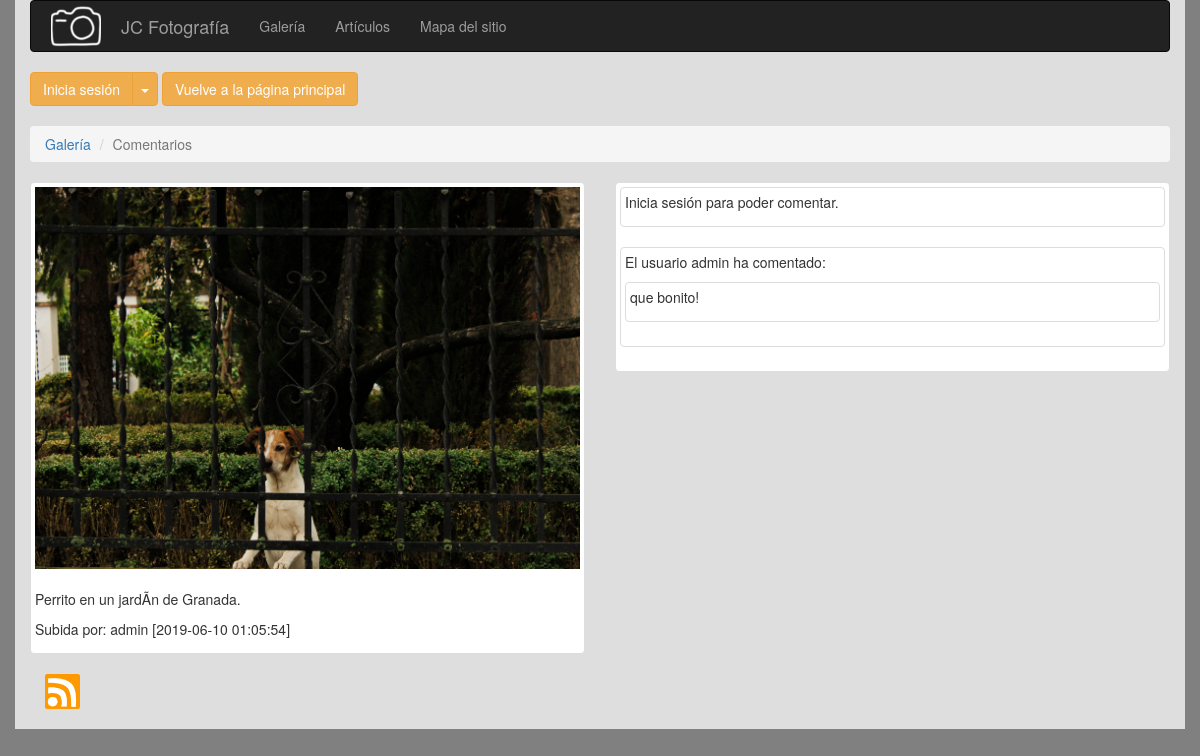
/experiencias.php?idexp=11, run on the app's committed database.
### tables this page shows
CREATE TABLE `fotos` (
  `id` int(11) NOT NULL,
  `imagen` varchar(200) NOT NULL,
  `titulo` varchar(200) NOT NULL,
  `descripcion` int(200) NOT NULL,
  `usuario` varchar(50) NOT NULL,
  `fecha` timestamp NOT NULL DEFAULT CURRENT_TIMESTAMP
);

CREATE TABLE `comentarios` (
  `id` int(11) NOT NULL,
  `usuario` varchar(50) NOT NULL,
  `foto` varchar(50) NOT NULL,
  `nombrefoto` varchar(50) NOT NULL,
  `fecha` timestamp NOT NULL DEFAULT CURRENT_TIMESTAMP
);

### experiencias.php (the view, shortened to what this page needs)
<?php
  include_once("php/php-login/db.php");
  $id_imagen = $_GET['idexp'];
?>
<!DOCTYPE html>
<html>
<head>
    <link rel="stylesheet" href="bootstrap/bootstrap.css">
    <link rel="stylesheet" href="css/plantilla.css">
</head>
<body>
    <div id="contenedor" >
    <section class="container">
        <?php  include_once("php/include/nav.php"); ?>
        <button type="button" href ="principal.php" class="btn btn-warning"><a id="paginaPrincipal" href="principal.php">Vuelve a la página principal</a></button>
        <div class="row">
          <div class="col-sm-12 col-md-12 col-xl-12"><br>
            <nav aria-label="breadcrumb">
              <ol class="breadcrumb">
                <li class="breadcrumb-item"><a href="principal.php">Galería</a></li>
                <li class="breadcrumb-item active" aria-current="page">Comentarios</li>
              </ol>
            </nav>
          </div>
        </div>
        <section class="row">
          <?php
            $query = "SELECT * FROM fotos WHERE id = $id_imagen";
            $resultado = $conn->query($query);
            if ($resultado->num_rows  > 0) {
              while ($row = $resultado->fetch_assoc()) {
                  $imagen = str_replace("C:fakepath", "", $row['imagen']);
                ?>
                  <div class="col-md-6">
                    <div class="thumbnail">
                      <img src="img/<?php echo $imagen;?>" class="img"><br>
                      <p><span class="patata"><?php echo $row['titulo']; ?></span></p>
                      <p><span class="patata">Subida por: <?php echo $row['usuario']; ?> [<?php echo $row['fecha']; ?>]</span></p>
                    </div>
                  </div>
          <?php  }
            }
          ?>
                  <div class="col-md-6">
                    <div class="thumbnail">
                      <div class="thumbnail">
                        <form>
                          <p>
                            <?php if(isset($_SESSION['username'])) { ?>
                                <h4>¡Hola <?php echo $_SESSION['username']; ?>, aquí puedes introducir tu comentario!</h4><br>
                                <textarea id="area" maxlength="150"></textarea><br>
                                <input type="button" id="botonComentar" value="Enviar comentario" class="btn btn-info btn-sm my-1 my-sm-0">
                                <div id="areaInfo"></div>
                            <?php } else {
                                        echo "Inicia sesión para poder comentar.";
                                }
                            ?>
                        </form>
                      </div>
                      <?php include_once("php/include/mostrarComentarios.php");?>
                  </div>
        </section>
    <?php include_once("php/include/footer.php"); ?>
    </section>
    </div>
</body>
</html>

### mostrarComentarios.php (shortened to what this page needs)
<?php
	require_once("db.php");
	if (isset($_GET['idexp'])) {
		$pagina = $_GET['idexp'];
	};
		$consulta = "SELECT * FROM comentarios WHERE nombrefoto = '$pagina' ORDER BY id DESC LIMIT 10;";
		$resultado = mysqli_query($conn, $consulta);
		if (mysqli_num_rows($resultado) > 0) {
			while ($row = $resultado->fetch_assoc()) {
					?>
					<aside class="thumbnail" id="<?php echo $row['id']; ?>">
						<p>El usuario <span id="nomComentario"><?php echo $row['usuario']; ?></span> ha comentado: </p>
						<div class="thumbnail">
							<p><span id="estComentario"><?php echo $row['foto']; ?></span></p>
						</div>
					</aside>
					<?php
			}
		} else {
			echo " No hay comentarios.";
		}
?>

### plantilla.css (style rules this page uses)
* { margin: 0px; }
.img { max-width:100%; }
body { background-color: #808080; }
#paginaPrincipal { color: white; }
.container { background-color: #DFDEDE; }

### data on the page
fotos: titulo "Perrito en un jardÃ­n de Granada.", usuario "admin", fecha "2019-06-10 01:05:54"
comentarios: usuario "admin", foto "que bonito!"
